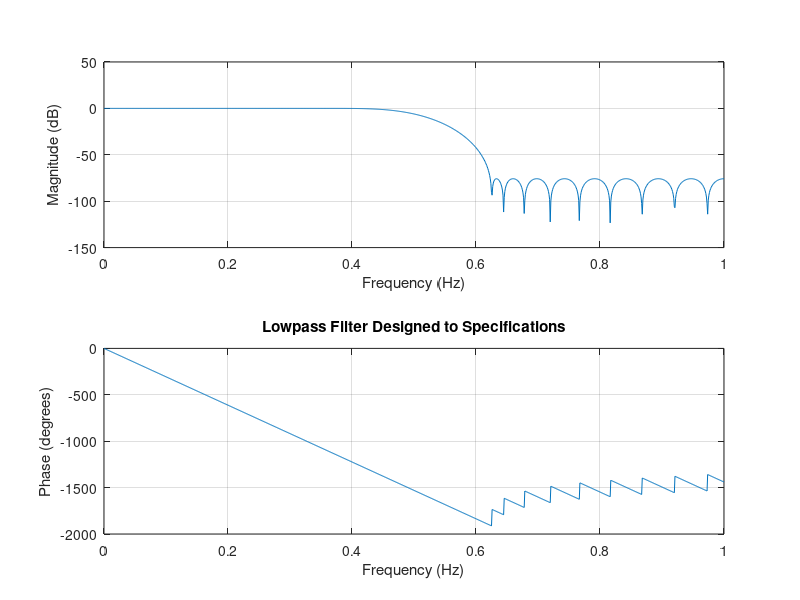

Here is the MATLAB script that generated this plot: (Note: this script raises an error after producing the figure.)
clear all;
clc;
close all;

%% Section 1.a

delta_sp = 10^(-72/20);
delta = 0.123;
fs = 2;
filterFunc = [0.5-delta 0.5+delta];
[n,fo,ao,w] = firpmord(filterFunc,[1 0],[delta_sp delta_sp], fs);
b = firpm(n,fo,ao,w);
freqz(b,1,1024,fs)
title('Lowpass Filter Designed to Specifications')

%% Question 5 - STFT

[x, fs] = audioread('sentence_male_speaker.wav');
% soundsc(x, fs);

% 5.b.1

win_len = 128;
noverlap = floor(0.75*win_len);
c = jet;
nfft = 192;
[X1,X_one_sided1] = dstft(x,win_len, noverlap, nfft);
figure(1)
colormap(c)
imagesc(db(abs(X_one_sided1)));
axis('xy')
title(['DSTFT [WinLen, overlap, nfft] = ['  num2str(win_len) ', '  num2str(noverlap) ', ' num2str(nfft)  ']']);

% 5.b.2

win_len = 1024;
noverlap = floor(0.75*win_len);
nfft = 1536;
[X2,X_one_sided2] = dstft(x,win_len, noverlap, nfft);
figure(2)
colormap(c)
imagesc(db(abs(X_one_sided2)));
axis('xy')
title(['DSTFT [WinLen, overlap, nfft] = ['  num2str(win_len) ', '  num2str(noverlap) ', ' num2str(nfft)  ']']);

% 5.b.3

win_len = 4096;
noverlap = floor(0.5*win_len);
nfft = 6144;
[X3,X_one_sided3] = dstft(x,win_len, noverlap, nfft);
figure(3)
colormap(c);
imagesc(db(abs(X_one_sided3)));
axis('xy')
title(['DSTFT [WinLen, overlap, nfft] = ['  num2str(win_len) ', '  num2str(noverlap) ', ' num2str(nfft)  ']']);


%% IDSTFT



x_hat = idsftf(X3, win_len, noverlap, nfft);
Ts = 1/fs;
t = Ts*(1:length(x));
t_hat = Ts*(1:length(x_hat));
figure(4)

plot(t, (x),'-', 'LineWidth', 1.5);
title(['x(t) and x_hat(t) reconstructed with WOLA']) 
xlabel('t [secs]')
ylabel('Amp')
legend({'x(t)'})
hold on;

plot(t_hat, (x_hat),'-', 'LineWidth', 1.5);
legend({'x_hat(t)'})
